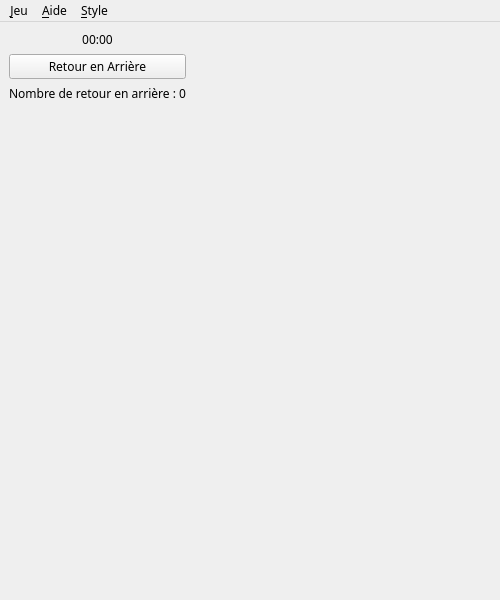
<?xml version="1.0" encoding="UTF-8"?>
<ui version="4.0">
 <class>GameWindow</class>
 <widget class="QMainWindow" name="GameWindow">
  <property name="geometry">
   <rect>
    <x>0</x>
    <y>0</y>
    <width>500</width>
    <height>600</height>
   </rect>
  </property>
  <property name="windowTitle">
   <string>Takuzu - Jeu</string>
  </property>
  <widget class="QWidget" name="centralwidget">
   <widget class="QWidget" name="verticalLayoutWidget">
    <property name="geometry">
     <rect>
      <x>9</x>
      <y>9</y>
      <width>481</width>
      <height>561</height>
     </rect>
    </property>
    <layout class="QVBoxLayout" name="verticalLayout">
     <property name="sizeConstraint">
      <enum>QLayout::SetFixedSize</enum>
     </property>
     <item>
      <widget class="QLabel" name="timeLabel">
       <property name="maximumSize">
        <size>
         <width>1000000</width>
         <height>25</height>
        </size>
       </property>
       <property name="font">
        <font>
         <family>Ubuntu Mono</family>
        </font>
       </property>
       <property name="text">
        <string>00:00</string>
       </property>
       <property name="alignment">
        <set>Qt::AlignCenter</set>
       </property>
      </widget>
     </item>
     <item>
      <widget class="QPushButton" name="undoButton">
       <property name="maximumSize">
        <size>
         <width>10000</width>
         <height>25</height>
        </size>
       </property>
       <property name="font">
        <font>
         <family>Ubuntu Mono</family>
        </font>
       </property>
       <property name="layoutDirection">
        <enum>Qt::LeftToRight</enum>
       </property>
       <property name="text">
        <string>Retour en Arrière</string>
       </property>
      </widget>
     </item>
     <item>
      <widget class="QLabel" name="undoLabel">
       <property name="maximumSize">
        <size>
         <width>16777215</width>
         <height>25</height>
        </size>
       </property>
       <property name="font">
        <font>
         <family>Ubuntu Mono</family>
        </font>
       </property>
       <property name="text">
        <string>Nombre de retour en arrière : 0</string>
       </property>
       <property name="alignment">
        <set>Qt::AlignCenter</set>
       </property>
      </widget>
     </item>
     <item>
      <layout class="QGridLayout" name="gridLayout"/>
     </item>
    </layout>
   </widget>
  </widget>
  <widget class="QMenuBar" name="menubar">
   <property name="geometry">
    <rect>
     <x>0</x>
     <y>0</y>
     <width>500</width>
     <height>21</height>
    </rect>
   </property>
   <property name="font">
    <font>
     <family>Ubuntu Mono</family>
    </font>
   </property>
   <widget class="QMenu" name="menu_Jeu">
    <property name="title">
     <string>&amp;Jeu</string>
    </property>
    <addaction name="actionNouvelle_partie"/>
    <addaction name="separator"/>
    <addaction name="actionQuitter"/>
   </widget>
   <widget class="QMenu" name="menu_Aide">
    <property name="font">
     <font>
      <family>Ubuntu Mono</family>
     </font>
    </property>
    <property name="title">
     <string>&amp;Aide</string>
    </property>
    <addaction name="actionRegles_du_jeu"/>
    <addaction name="actionApropos"/>
   </widget>
   <widget class="QMenu" name="menu_Style">
    <property name="title">
     <string>&amp;Style</string>
    </property>
    <addaction name="actionCercle"/>
    <addaction name="actionCarre"/>
   </widget>
   <addaction name="menu_Jeu"/>
   <addaction name="menu_Aide"/>
   <addaction name="menu_Style"/>
  </widget>
  <action name="actionNouvelle_partie">
   <property name="text">
    <string>&amp;Nouvelle partie ...</string>
   </property>
   <property name="font">
    <font>
     <family>Ubuntu Mono</family>
    </font>
   </property>
  </action>
  <action name="actionQuitter">
   <property name="text">
    <string>&amp;Quitter</string>
   </property>
   <property name="font">
    <font>
     <family>Ubuntu Mono</family>
    </font>
   </property>
  </action>
  <action name="actionRegles_du_jeu">
   <property name="text">
    <string>&amp;Règles du jeu</string>
   </property>
  </action>
  <action name="actionApropos">
   <property name="text">
    <string>&amp;À propos</string>
   </property>
  </action>
  <action name="actionCercle">
   <property name="text">
    <string>Cercle</string>
   </property>
   <property name="font">
    <font>
     <family>Ubuntu Mono</family>
    </font>
   </property>
  </action>
  <action name="actionCarre">
   <property name="text">
    <string>Carré</string>
   </property>
   <property name="font">
    <font>
     <family>Ubuntu Mono</family>
    </font>
   </property>
  </action>
 </widget>
 <resources/>
 <connections/>
</ui>
